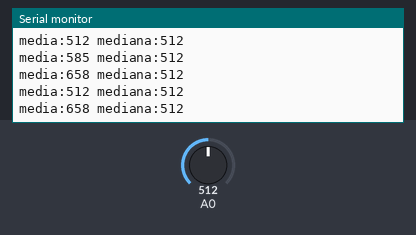
Recording of a sketch running on a simulated Arduino Uno, built with avr-gcc and run on an emulated ATmega328P. Parts: the last lines printed to the serial monitor. The inputs (shaded band) are chosen by the test bench; at power-on: A0 = 512. Random numbers use the default seed unless the sketch sets one.

Above: at 1.2 s.
1.3 s: A0 set to 108
At 1.32 s:
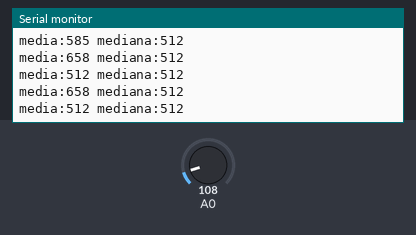
4.3 s: A0 set to 92
At 4.36 s:
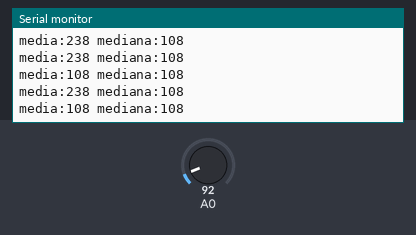
Timing chart, 0 to 7.3 s (numbered marks = the images above; inputs shaded):
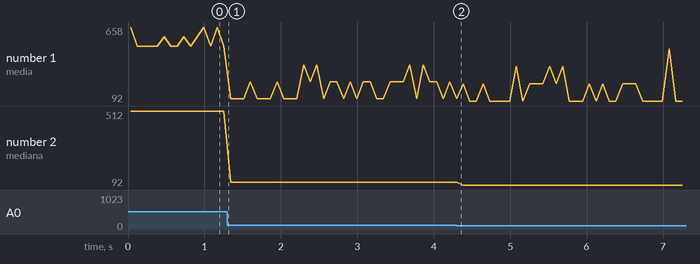

The sketch:

aula26_nivel3.ino
```cpp
// Aula 26 – Nível 3: Mediana × média
// pecas: ldr A0
// Compara média e mediana no Plotter Serial: a mediana ignora picos
#include <Arduino.h>                                  // funções do Arduino (pinMode, digitalWrite, delay...)
const int N = 7;                                      // leituras por bloco (ímpar: tem um elemento do meio)
int v[N];                                             // declara v[N] (int)

void setup() {                                        // roda uma vez, quando a placa liga
  Serial.begin(9600);                                 // abre o Monitor Serial a 9600 baud
  randomSeed(analogRead(A5));                         // pino solto gera ruído: sorteios diferentes a cada vez
}

void loop() {                                         // repete para sempre
  long soma = 0;                                      // long: a soma de muitas leituras passa de 32767
  for (int i = 0; i < N; i++) {                       // percorre os N elementos
    v[i] = analogRead(A0);                            // guarda a leitura na posição i
    if (random(10) == 0) v[i] = 1023;                 // simula um pico de ruído de vez em quando
    soma += v[i];                                     // acumula o elemento
    delay(5);                                         // espera 5 ms
  }
  for (int p = 0; p < N - 1; p++)                     // passadas do bubble sort
    for (int i = 0; i < N - 1 - p; i++)               // compara vizinhos na parte desordenada
      if (v[i] > v[i + 1]) { int aux = v[i]; v[i] = v[i + 1]; v[i + 1] = aux; }   // fora de ordem: troca os vizinhos
  Serial.print("media:");                             // envia o texto ao Monitor Serial
  Serial.print(soma / N);                             // envia soma / N ao Monitor Serial
  Serial.print(" mediana:");                          // rótulo:valor aparece na legenda do Plotter
  Serial.println(v[N / 2]);                           // envia v[N / 2] ao Monitor Serial e quebra a linha
  delay(50);                                          // espera 50 ms
}
```

Measured:
- plotted number 1: 512 → 108 after the input at 1.3 s, 108 → 225 after the input at 4.3 s
- plotted number 2: 512 → 108 after the input at 1.3 s, 108 → 92 after the input at 4.3 s
